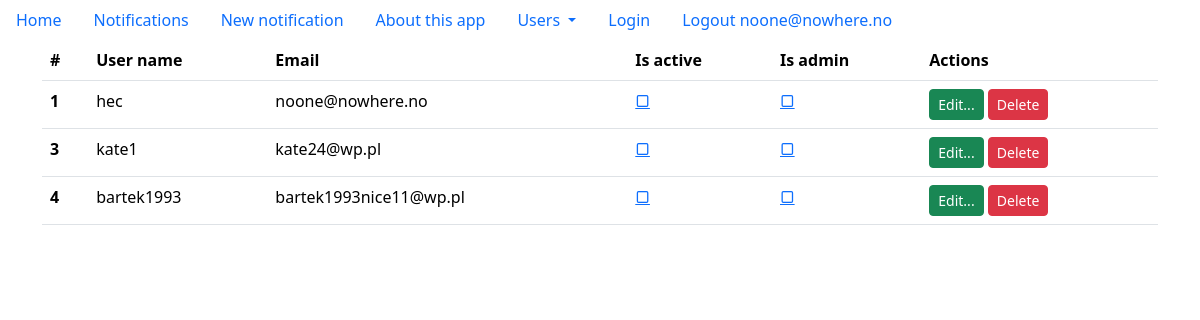
The app's page /users (signed in) with its own data.
### tables this page shows
CREATE TABLE users( id integer primary key autoincrement, name varchar(100) not null unique, email varchar(100) not null unique, password text, is_active boolean not null default 0, is_admin boolean not null default 0 );

### kurs3/exercise/exercise.py (the view)
@app.route("/users")
def users():
    db=get_db()
    responses=db.execute('select *from users').fetchall()
    for r in responses:
        print(dict(r))
    sql_statement='select id,name,email,password from users;'
    users=db.execute(sql_statement).fetchall()
    return render_template('users.html',users=users,active_menu='users')

### kurs3/exercise/exercise.py (called while the page is built)
def get_db():
    if not hasattr(g, 'sqlite_db'):
        conn = sqlite3.connect(app_info['db_notifications'])
        conn.row_factory = sqlite3.Row
        g.sqlite_db = conn
    return g.sqlite_db

### kurs3/exercise/templates/users.html (shortened to what this page needs)
{%extends 'base.html'%}
{%block content%}
<div class="container">
    <table class="table">
        <thead>
          <tr>
            <th scope="col">#</th>
            <th scope="col">User name</th>
            <th scope="col">Email</th>
            <th scope="col">Is active</th>
            <th scope="col">Is admin</th>
            <th scope="col">Actions</th>
          </tr>
        </thead>
        <tbody>
          {% for user in users %}
          <tr>
            <th scope="row">{{ user.id }}</th>
            <td>{{ user.name }}</td>
            <td>{{ user.email }}</td>
            <td>
                <a href="{{ url_for('user_status_change', action='active', user_name=user.name)}}">
                  {% if user.is_active %}
                    &check;
                  {% else %}
                    &#x25a2;
                  {% endif %}
                </a>
            </td>
            <td>
              <a href="{{ url_for('user_status_change', action='admin', user_name=user.name)}}">
              {% if user.is_admin %}
                &check;
              {% else %}
                &#x25a2;
              {% endif %}
              </a>
            </td>
            <td>
                <a href="{{ url_for('edit_user', user_name=user.name) }}"
                   class="btn btn-success btn-sm" role="button">Edit...</a>
                <a type="button" class="btn btn-danger btn-sm delete-confirm"
                   data-bs-toggle="modal" data-bs-target="#confirmDeleteModal"
                   data-desc="{{ 'Delete user {}?'.format(user.name) }}"
                   data-url="{{ url_for('delete_user', user_name=user.name) }}">
                  Delete
                </a>
            </td>
          </tr>
          {%endfor%}
        </tbody>
      </table>
</div>
{% endblock %}

### kurs3/exercise/templates/menu.html (shortened to what this page needs)
<ul class="nav nav-pills">
<li class="nav-item">
<a class="nav-link {{ 'active' if active_menu=='index' }}" aria-current="page" href="{{
url_for('index') }}">Home</a>
</li>
<li class="nav-item">
<a class="nav-link {{ 'active' if active_menu=='notifications' }}" href="{{
url_for('notifications') }}">Notifications</a>
</li>
<li class="nav-item">
<a class="nav-link {{ 'active' if active_menu=='notification' }}" href="{{
url_for('notification') }}">New notification</a>
</li>
<li class="nav-item">
<a class="nav-link {{ 'active' if active_menu=='about' }}" href="{{ url_for('about') }}"
tabindex="-1">About this app</a>
</li>
<li class="nav-item dropdown">
            <a
                class="nav-link dropdown-toggle"
                href="#"
                id="navbarDropdown"
                role="button"
                data-bs-toggle="dropdown"
                aria-expanded="false"
            >
                Users
            </a>
        </li>
        <li class="nav-item">
                    <a
                        class="nav-link {{ 'active' if active_menu == 'login' }}"
                        href="{{ url_for('login') }}"
                        tabindex="-1"
                    >
                        Login
                    </a>
                </li>
                <li class="nav-item">
                    <a
                        class="nav-link {{ 'active' if active_menu == 'logout' }}"
                        href="{{ url_for('logout') }}"
                        tabindex="-1"
                    >
                        Logout {{ session['user'] if 'user' in session }}
                    </a>
            </li>
</ul>

### records on screen
users: email "noone@nowhere.no", id "1", name "hec"
users: id "3", name "kate1", email "kate24@wp.pl"
users: id "4", name "bartek1993", email "bartek1993nice11@wp.pl"
